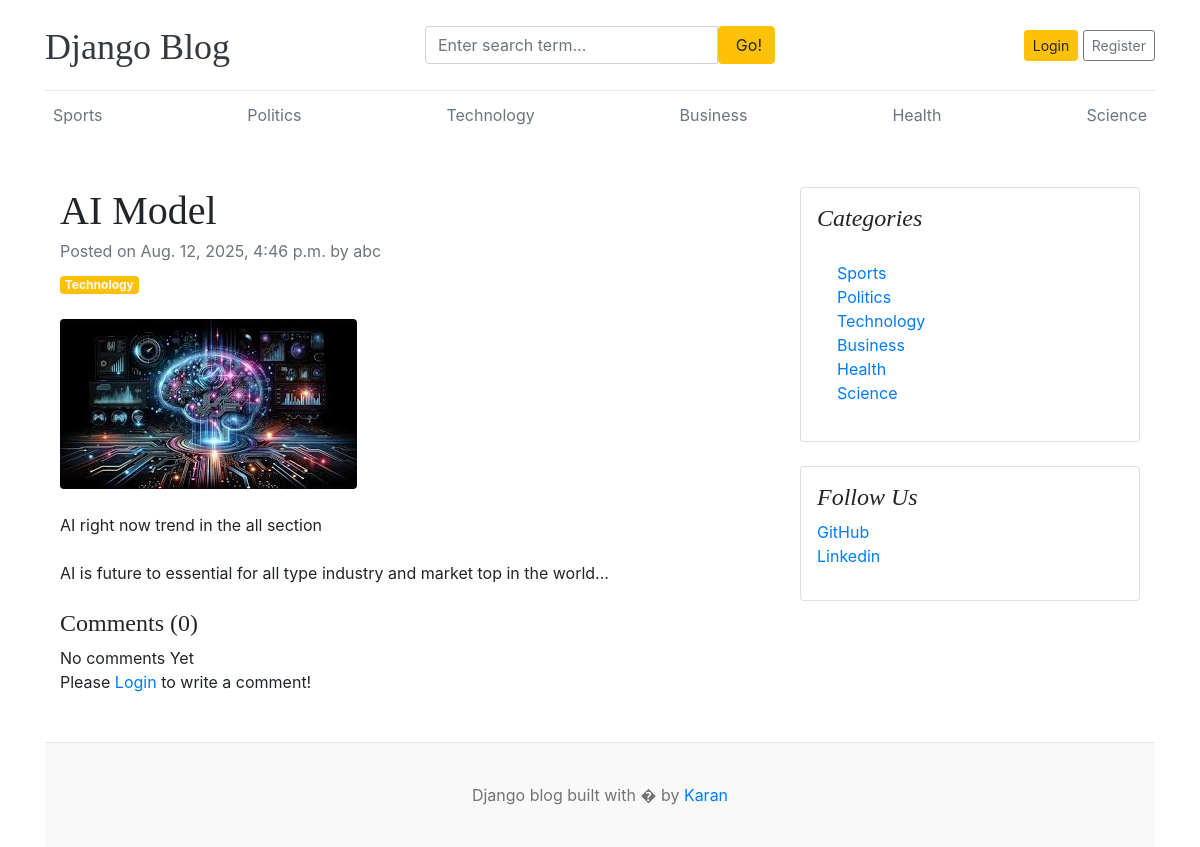
Screenshot of /bolgs/ai-model-13/ with the database file from the repository.
### blogs/models.py (models this page shows, shortened)
class Category(models.Model):
    category_name = models.CharField(max_length=50, unique=True)
    created_at = models.DateTimeField(auto_now_add=True)
    updated_at = models.DateTimeField(auto_now=True)
    class Meta:
        verbose_name_plural = 'categories'
    def __str__(self):
        return self.category_name

class Blog(models.Model):
    title = models.CharField(max_length=100)
    slug = models.SlugField(max_length=150, unique=True, blank=True)
    category = models.ForeignKey(Category, on_delete=models.CASCADE)
    author = models.ForeignKey(User, on_delete=models.CASCADE)
    featured_image = models.ImageField(upload_to='uploads/%Y/%m/%d')
    short_description = models.TextField(max_length=500)
    blog_body = models.TextField(max_length=2000)
    status = models.CharField(max_length=20, choices=STATUS_CHOICES, default="Draft")
    is_featured = models.BooleanField(default=False)
    created_at = models.DateTimeField(auto_now_add=True)
    updated_at = models.DateTimeField(auto_now=True)

### social/models.py (models this page shows, shortened)
class SocialLink(models.Model):
    platform = models.CharField(max_length=25)
    link = models.URLField(max_length=100)
    created_at = models.DateTimeField(auto_now_add=True)
    updated_at = models.DateTimeField(auto_now=True)

### blogs/views.py (the view, shortened to what this page needs)
# urls.py: path('bolgs/<slug:slug>/', BlogsView.blogs, name='blogs'),
def blogs(request, slug):
    single_blog = get_object_or_404(Blog, slug=slug, status='Published')
    comments = Comment.objects.filter(blog=single_blog)
    comment_count = comments.count()
    context = {
        'single_blog': single_blog,
        'comments': comments,
        'comment_count': comment_count,
    }
    return render(request, 'blogs.html', context)

### blogs/context_processors.py (called while the page is built)
def get_categories(request):
    categories = Category.objects.all()
    return dict(categories=categories)

def get_social_links(request):
    social_links = SocialLink.objects.all()
    return dict(social_links=social_links)

### templates/blogs.html
{% extends "base.html" %}
{% block content %}
<div class="container mt-5">
    <div class="row">
        <div class="col-lg-8">
            <article>
                <header class="mb-4">
                    <h1 class="fw-bolder mb-1">{{single_blog.title}}</h1>
                    <div class="text-muted fst-italic mb-2">Posted on {{single_blog.created_at}} by {{single_blog.author}}</div>
                    <a class="badge bg-warning text-decoration-none text-light" href="#!">{{single_blog.category}}</a>
                </header>
                <figure class="mb-4"><img class="img-fluid rounded" src="{{single_blog.featured_image.url}}" alt="..." /></figure>
                <section class="mb-5">
                    <p class="fs-5 mb-4">{{single_blog.short_description}}</p>
                    <p class="fs-5 mb-4">{{single_blog.blog_body}}</p>
                    <h4>Comments ({{comment_count}})</h4>
                    {% if comments %}
                        {% for comment in comments %}
                            <div class="card mt-1">
                                <div class="card-body">
                                    <p class="card-text mb-0">{{comment}}</p>
                                    <span>
                                        <small>By {{comment.user}}</small>
                                        <small>{{comment.created_at | timesince}} ago</small>
                                    </span>
                                </div>
                            </div>
                        {% endfor %}
                    {% else %}
                        No comments Yet
                    {% endif %}
                    <br>
                    <div class="form-group">
                        {% if user.is_authenticated %}
                        <form action="" method="post">
                            {% csrf_token %}
                            <div class="form-group">
                                <textarea name="comment" class="form-control" placeholder="Write your comments"></textarea>
                                <input type="submit" value="submit" class="btn btn-primary mt-2">
                            </div>
                        </form>
                        {% else %}
                        <p>Please <span><a href="{% url 'login' %}">Login</a></span> to write a comment!</p>
                        {% endif %}
                    </div>
                    </section>
            </article>
        </div>
        <div class="col-lg-4">
            <div class="card mb-4 p-3">
                <h4 class="font-italic">Categories</h4>
                <div class="card-body">
                    <div class="row">
                        <div class="col-sm-6">
                            <ul class="list-unstyled mb-0">
                                {% for cat in categories %}
                                    <li><a href="{% url "post_by_category" cat.id %}">{{cat.category_name}}</a></li>
                                {% endfor %}
                            </ul>
                        </div>
                    </div>
                </div>
            </div>
            {% if social_links %}
                <div class="card mb-4 p-3">
                    <h4 class="font-italic">Follow Us</h4>
                    <ol class="list-unstyled">
                        {% for i in social_links %}
                            <li><a href="{{i.link}}" target+="_blank">{{i.platform}}</a></li>
                        {% endfor %}
                    </ol>
                </div>
            {% endif %}
        </div>
    </div>
</div>
{% endblock content %}

### templates/base.html (shortened to what this page needs)
{% load static %}
<!DOCTYPE html>
<html lang="en">
<head>
    <link href="https://getbootstrap.com/docs/4.0/dist/css/bootstrap.min.css" rel="stylesheet">
    <link rel="stylesheet" href="https://cdnjs.cloudflare.com/ajax/libs/font-awesome/4.7.0/css/font-awesome.min.css">
    <link href="{% static 'css/blog.css' %}" rel="stylesheet">
  </head>
<body>
    <div class="container">
      <header class="blog-header py-3">
        <div class="row flex-nowrap justify-content-between align-items-center">
          <div class="col-4 pt-1">
            <a class="blog-header-logo text-dark" href="/">Django Blog</a>
          </div>
          <div class="col-4">
            <form action="{% url 'search' %}" method="GET">
              <div class="input-group">
                <input class="form-control" type="text" name="keyword" placeholder="Enter search term..." aria-label="Enter search term..." aria-describedby="button-search" />
                <button type="submit" class="btn btn-warning" id="button-search" type="button"> &nbsp;Go!</button>
              </div>
            </form>
          </div>
          <div class="col-4 d-flex justify-content-end align-items-center">
            {% if not user.is_authenticated %}
            <a class="btn btn-sm btn-warning" href="{% url "login" %}">Login</a> &nbsp;
            <a class="btn btn-sm btn-outline-secondary" href="{% url "register" %}">Register</a>
            {% else %}
            <span><a href="{% url "dashboard" %}">Dashboard</a></span>
            &emsp;
            <span><a href="{% url "logout" %}">Logout</a></span>
            {% endif %}
          </div>
        </div>
      </header>
      <div class="nav-scroller py-1 mb-2">
        <nav class="nav d-flex justify-content-between">
          {% for cat in categories %}
            <a class="p-2 text-muted" href="{% url "post_by_category" cat.id %}">{{cat.category_name}}</a>
          {% endfor %}
        </nav>
      </div>
      {% block content %}
      {% endblock content %}
  <footer class="blog-footer">
    <p>Django blog built with � by <a href="#">Karan</a></p>
  </footer>
  </body>
  </html>

### static/css/blog.css (style rules this page uses)
.blog-header { border-bottom: 1px solid #e5e5e5; }
.blog-header-logo { font-family: "Playfair Display", Georgia, "Times New Roman", serif; font-size: 2.25rem; }
h1, h2, h3, h4, h5, h6 { font-family: "Playfair Display", Georgia, "Times New Roman", serif; }
.blog-footer { padding: 2.5rem 0; color: #727272; text-align: center; background-color: #f9f9f9; border-top: .05rem solid #e5e5e5; }
.blog-footer p:last-child { margin-bottom: 0; }

### rows the page displays
Category: category_name "Sports"
Category: category_name "Politics"
Category: category_name "Technology"
Category: category_name "Business"
Category: category_name "Health"
Category: category_name "Science"
Blog: title "AI Model", created_at "Aug. 12, 2025, 4:46 p.m.", author "abc", category "Technology", featured_image (picture), short_description "AI right now trend in the all section", blog_body "AI is future to essential for all type industry and market top in the world..."
SocialLink: platform "GitHub"
SocialLink: platform "Linkedin"

### other values shown
{{ comment_count }} "0"
